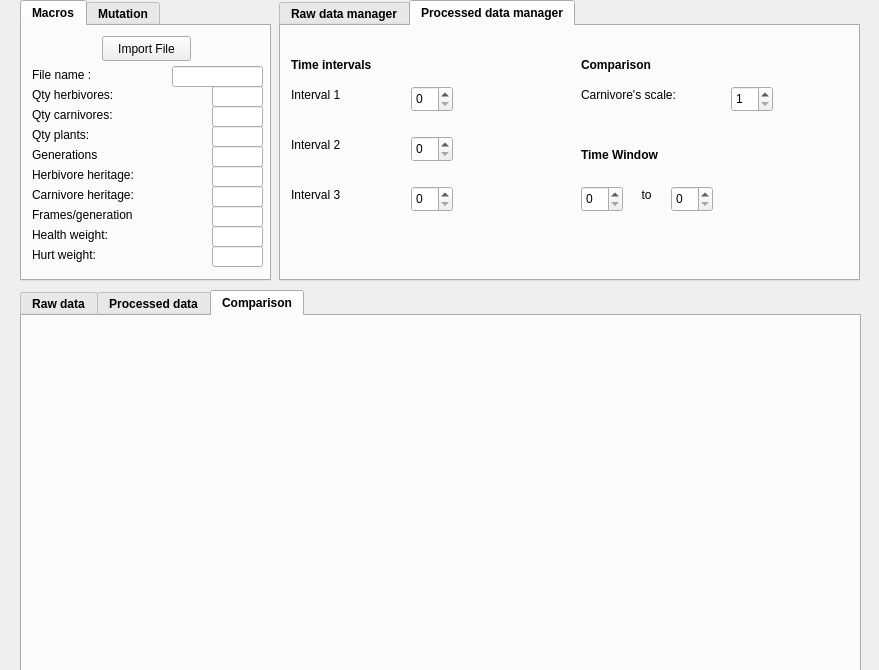
<?xml version="1.0" encoding="UTF-8"?>
<ui version="4.0">
 <class>Widget</class>
 <widget class="QWidget" name="Widget">
  <property name="geometry">
   <rect>
    <x>0</x>
    <y>0</y>
    <width>879</width>
    <height>670</height>
   </rect>
  </property>
  <property name="windowTitle">
   <string>Widget</string>
  </property>
  <widget class="QTabWidget" name="graphManagerTabs">
   <property name="geometry">
    <rect>
     <x>279</x>
     <y>0</y>
     <width>581</width>
     <height>281</height>
    </rect>
   </property>
   <property name="font">
    <font>
     <weight>75</weight>
     <bold>true</bold>
    </font>
   </property>
   <property name="currentIndex">
    <number>1</number>
   </property>
   <widget class="QWidget" name="graphManagerBoxPage1">
    <attribute name="title">
     <string>Raw data manager</string>
    </attribute>
    <widget class="QLabel" name="label10">
     <property name="geometry">
      <rect>
       <x>10</x>
       <y>30</y>
       <width>191</width>
       <height>17</height>
      </rect>
     </property>
     <property name="font">
      <font>
       <weight>75</weight>
       <italic>false</italic>
       <bold>true</bold>
       <underline>false</underline>
       <kerning>true</kerning>
      </font>
     </property>
     <property name="text">
      <string>Herbivores</string>
     </property>
    </widget>
    <widget class="QLabel" name="label12">
     <property name="geometry">
      <rect>
       <x>280</x>
       <y>30</y>
       <width>191</width>
       <height>17</height>
      </rect>
     </property>
     <property name="font">
      <font>
       <weight>75</weight>
       <italic>false</italic>
       <bold>true</bold>
       <underline>false</underline>
       <kerning>true</kerning>
      </font>
     </property>
     <property name="text">
      <string>Carnivores</string>
     </property>
    </widget>
    <widget class="QLabel" name="label10_1">
     <property name="geometry">
      <rect>
       <x>10</x>
       <y>70</y>
       <width>91</width>
       <height>17</height>
      </rect>
     </property>
     <property name="font">
      <font>
       <weight>50</weight>
       <bold>false</bold>
      </font>
     </property>
     <property name="text">
      <string>Dispersion</string>
     </property>
    </widget>
    <widget class="QLabel" name="label10_2">
     <property name="geometry">
      <rect>
       <x>10</x>
       <y>110</y>
       <width>91</width>
       <height>17</height>
      </rect>
     </property>
     <property name="font">
      <font>
       <weight>50</weight>
       <bold>false</bold>
      </font>
     </property>
     <property name="text">
      <string>Mean graph</string>
     </property>
    </widget>
    <widget class="QLabel" name="label10_3">
     <property name="geometry">
      <rect>
       <x>10</x>
       <y>150</y>
       <width>91</width>
       <height>17</height>
      </rect>
     </property>
     <property name="font">
      <font>
       <weight>50</weight>
       <bold>false</bold>
      </font>
     </property>
     <property name="text">
      <string>Fittest graph</string>
     </property>
    </widget>
    <widget class="QLabel" name="label12_1">
     <property name="geometry">
      <rect>
       <x>280</x>
       <y>70</y>
       <width>91</width>
       <height>17</height>
      </rect>
     </property>
     <property name="font">
      <font>
       <weight>50</weight>
       <bold>false</bold>
      </font>
     </property>
     <property name="text">
      <string>Dispersion</string>
     </property>
    </widget>
    <widget class="QLabel" name="label12_2">
     <property name="geometry">
      <rect>
       <x>280</x>
       <y>110</y>
       <width>91</width>
       <height>17</height>
      </rect>
     </property>
     <property name="font">
      <font>
       <weight>50</weight>
       <bold>false</bold>
      </font>
     </property>
     <property name="text">
      <string>Mean graph</string>
     </property>
    </widget>
    <widget class="QLabel" name="label12_3">
     <property name="geometry">
      <rect>
       <x>280</x>
       <y>150</y>
       <width>91</width>
       <height>17</height>
      </rect>
     </property>
     <property name="font">
      <font>
       <weight>50</weight>
       <bold>false</bold>
      </font>
     </property>
     <property name="text">
      <string>Fittest graph</string>
     </property>
    </widget>
    <widget class="QPushButton" name="herbDisp">
     <property name="geometry">
      <rect>
       <x>130</x>
       <y>70</y>
       <width>89</width>
       <height>25</height>
      </rect>
     </property>
     <property name="font">
      <font>
       <weight>50</weight>
       <bold>false</bold>
      </font>
     </property>
     <property name="text">
      <string>Visible</string>
     </property>
     <property name="checkable">
      <bool>true</bool>
     </property>
    </widget>
    <widget class="QPushButton" name="herbMean">
     <property name="geometry">
      <rect>
       <x>130</x>
       <y>110</y>
       <width>89</width>
       <height>25</height>
      </rect>
     </property>
     <property name="font">
      <font>
       <weight>50</weight>
       <bold>false</bold>
      </font>
     </property>
     <property name="text">
      <string>Visible</string>
     </property>
     <property name="checkable">
      <bool>true</bool>
     </property>
    </widget>
    <widget class="QPushButton" name="herbFit">
     <property name="geometry">
      <rect>
       <x>130</x>
       <y>150</y>
       <width>89</width>
       <height>25</height>
      </rect>
     </property>
     <property name="font">
      <font>
       <weight>50</weight>
       <bold>false</bold>
      </font>
     </property>
     <property name="text">
      <string>Visible</string>
     </property>
     <property name="checkable">
      <bool>true</bool>
     </property>
    </widget>
    <widget class="QPushButton" name="carnDisp">
     <property name="geometry">
      <rect>
       <x>410</x>
       <y>70</y>
       <width>89</width>
       <height>25</height>
      </rect>
     </property>
     <property name="font">
      <font>
       <weight>50</weight>
       <bold>false</bold>
      </font>
     </property>
     <property name="text">
      <string>Visible</string>
     </property>
     <property name="checkable">
      <bool>true</bool>
     </property>
    </widget>
    <widget class="QPushButton" name="carnMean">
     <property name="geometry">
      <rect>
       <x>410</x>
       <y>110</y>
       <width>89</width>
       <height>25</height>
      </rect>
     </property>
     <property name="font">
      <font>
       <weight>50</weight>
       <bold>false</bold>
      </font>
     </property>
     <property name="text">
      <string>Visible</string>
     </property>
     <property name="checkable">
      <bool>true</bool>
     </property>
    </widget>
    <widget class="QPushButton" name="carnFit">
     <property name="geometry">
      <rect>
       <x>410</x>
       <y>150</y>
       <width>89</width>
       <height>25</height>
      </rect>
     </property>
     <property name="font">
      <font>
       <weight>50</weight>
       <bold>false</bold>
      </font>
     </property>
     <property name="text">
      <string>Visible</string>
     </property>
     <property name="checkable">
      <bool>true</bool>
     </property>
    </widget>
    <widget class="QCheckBox" name="updateCheckBox">
     <property name="geometry">
      <rect>
       <x>10</x>
       <y>210</y>
       <width>131</width>
       <height>23</height>
      </rect>
     </property>
     <property name="font">
      <font>
       <weight>50</weight>
       <bold>false</bold>
      </font>
     </property>
     <property name="text">
      <string>Update plot</string>
     </property>
    </widget>
   </widget>
   <widget class="QWidget" name="tab">
    <attribute name="title">
     <string>Processed data manager</string>
    </attribute>
    <widget class="QLabel" name="label18">
     <property name="geometry">
      <rect>
       <x>10</x>
       <y>30</y>
       <width>141</width>
       <height>17</height>
      </rect>
     </property>
     <property name="text">
      <string>Time intervals</string>
     </property>
    </widget>
    <widget class="QLabel" name="label19">
     <property name="geometry">
      <rect>
       <x>10</x>
       <y>60</y>
       <width>67</width>
       <height>17</height>
      </rect>
     </property>
     <property name="font">
      <font>
       <weight>50</weight>
       <bold>false</bold>
      </font>
     </property>
     <property name="text">
      <string>Interval 1</string>
     </property>
    </widget>
    <widget class="QLabel" name="label20">
     <property name="geometry">
      <rect>
       <x>10</x>
       <y>110</y>
       <width>67</width>
       <height>17</height>
      </rect>
     </property>
     <property name="font">
      <font>
       <weight>50</weight>
       <bold>false</bold>
      </font>
     </property>
     <property name="text">
      <string>Interval 2</string>
     </property>
    </widget>
    <widget class="QLabel" name="label21">
     <property name="geometry">
      <rect>
       <x>10</x>
       <y>160</y>
       <width>67</width>
       <height>17</height>
      </rect>
     </property>
     <property name="font">
      <font>
       <weight>50</weight>
       <bold>false</bold>
      </font>
     </property>
     <property name="text">
      <string>Interval 3</string>
     </property>
    </widget>
    <widget class="QSpinBox" name="interval1SpinBox">
     <property name="geometry">
      <rect>
       <x>130</x>
       <y>60</y>
       <width>42</width>
       <height>26</height>
      </rect>
     </property>
     <property name="font">
      <font>
       <weight>50</weight>
       <bold>false</bold>
      </font>
     </property>
    </widget>
    <widget class="QSpinBox" name="interval2SpinBox">
     <property name="geometry">
      <rect>
       <x>130</x>
       <y>110</y>
       <width>42</width>
       <height>26</height>
      </rect>
     </property>
     <property name="font">
      <font>
       <weight>50</weight>
       <bold>false</bold>
      </font>
     </property>
    </widget>
    <widget class="QSpinBox" name="interval3SpinBox">
     <property name="geometry">
      <rect>
       <x>130</x>
       <y>160</y>
       <width>42</width>
       <height>26</height>
      </rect>
     </property>
     <property name="font">
      <font>
       <weight>50</weight>
       <bold>false</bold>
      </font>
     </property>
    </widget>
    <widget class="QSpinBox" name="carnScaleSpinBox">
     <property name="geometry">
      <rect>
       <x>450</x>
       <y>60</y>
       <width>42</width>
       <height>26</height>
      </rect>
     </property>
     <property name="font">
      <font>
       <weight>50</weight>
       <bold>false</bold>
      </font>
     </property>
     <property name="minimum">
      <number>1</number>
     </property>
     <property name="maximum">
      <number>1000</number>
     </property>
    </widget>
    <widget class="QLabel" name="label18_2">
     <property name="geometry">
      <rect>
       <x>300</x>
       <y>30</y>
       <width>141</width>
       <height>17</height>
      </rect>
     </property>
     <property name="text">
      <string>Comparison</string>
     </property>
    </widget>
    <widget class="QLabel" name="label19_2">
     <property name="geometry">
      <rect>
       <x>300</x>
       <y>60</y>
       <width>131</width>
       <height>17</height>
      </rect>
     </property>
     <property name="font">
      <font>
       <weight>50</weight>
       <bold>false</bold>
      </font>
     </property>
     <property name="text">
      <string>Carnivore's scale:</string>
     </property>
    </widget>
    <widget class="QLabel" name="label18_3">
     <property name="geometry">
      <rect>
       <x>300</x>
       <y>120</y>
       <width>141</width>
       <height>17</height>
      </rect>
     </property>
     <property name="text">
      <string>Time Window</string>
     </property>
    </widget>
    <widget class="QSpinBox" name="timeBegin">
     <property name="geometry">
      <rect>
       <x>300</x>
       <y>160</y>
       <width>42</width>
       <height>26</height>
      </rect>
     </property>
     <property name="font">
      <font>
       <weight>50</weight>
       <bold>false</bold>
      </font>
     </property>
     <property name="minimum">
      <number>0</number>
     </property>
     <property name="maximum">
      <number>1000</number>
     </property>
     <property name="value">
      <number>0</number>
     </property>
    </widget>
    <widget class="QSpinBox" name="timeEnd">
     <property name="geometry">
      <rect>
       <x>390</x>
       <y>160</y>
       <width>42</width>
       <height>26</height>
      </rect>
     </property>
     <property name="font">
      <font>
       <weight>50</weight>
       <bold>false</bold>
      </font>
     </property>
     <property name="minimum">
      <number>0</number>
     </property>
     <property name="maximum">
      <number>1000</number>
     </property>
     <property name="value">
      <number>0</number>
     </property>
    </widget>
    <widget class="QLabel" name="label19_3">
     <property name="geometry">
      <rect>
       <x>350</x>
       <y>160</y>
       <width>31</width>
       <height>17</height>
      </rect>
     </property>
     <property name="font">
      <font>
       <weight>50</weight>
       <bold>false</bold>
      </font>
     </property>
     <property name="text">
      <string>to</string>
     </property>
     <property name="alignment">
      <set>Qt::AlignCenter</set>
     </property>
    </widget>
   </widget>
  </widget>
  <widget class="QTabWidget" name="graphWidget">
   <property name="geometry">
    <rect>
     <x>20</x>
     <y>290</y>
     <width>841</width>
     <height>1141</height>
    </rect>
   </property>
   <property name="sizePolicy">
    <sizepolicy hsizetype="Preferred" vsizetype="Preferred">
     <horstretch>0</horstretch>
     <verstretch>0</verstretch>
    </sizepolicy>
   </property>
   <property name="font">
    <font>
     <weight>75</weight>
     <bold>true</bold>
    </font>
   </property>
   <property name="currentIndex">
    <number>2</number>
   </property>
   <widget class="QWidget" name="rawDataTab">
    <attribute name="title">
     <string>Raw data</string>
    </attribute>
    <layout class="QVBoxLayout" name="verticalLayout">
     <item>
      <widget class="QLabel" name="label14">
       <property name="font">
        <font>
         <weight>75</weight>
         <bold>true</bold>
        </font>
       </property>
       <property name="text">
        <string>Herbivores</string>
       </property>
      </widget>
     </item>
     <item>
      <widget class="QCustomPlot" name="graphHerb" native="true">
       <property name="sizePolicy">
        <sizepolicy hsizetype="Preferred" vsizetype="Preferred">
         <horstretch>0</horstretch>
         <verstretch>1</verstretch>
        </sizepolicy>
       </property>
      </widget>
     </item>
     <item>
      <widget class="QCustomPlot" name="graphHerbHealth" native="true">
       <property name="sizePolicy">
        <sizepolicy hsizetype="Preferred" vsizetype="Preferred">
         <horstretch>0</horstretch>
         <verstretch>1</verstretch>
        </sizepolicy>
       </property>
      </widget>
     </item>
     <item>
      <widget class="QCustomPlot" name="graphHerbHurt" native="true">
       <property name="sizePolicy">
        <sizepolicy hsizetype="Preferred" vsizetype="Preferred">
         <horstretch>0</horstretch>
         <verstretch>1</verstretch>
        </sizepolicy>
       </property>
      </widget>
     </item>
     <item>
      <widget class="QLabel" name="label15">
       <property name="font">
        <font>
         <weight>75</weight>
         <bold>true</bold>
        </font>
       </property>
       <property name="text">
        <string>Carnivores</string>
       </property>
      </widget>
     </item>
     <item>
      <widget class="QCustomPlot" name="graphCarn" native="true">
       <property name="sizePolicy">
        <sizepolicy hsizetype="Preferred" vsizetype="Preferred">
         <horstretch>0</horstretch>
         <verstretch>1</verstretch>
        </sizepolicy>
       </property>
      </widget>
     </item>
    </layout>
   </widget>
   <widget class="QWidget" name="processedDataTab">
    <attribute name="title">
     <string>Processed data</string>
    </attribute>
    <widget class="QCustomPlot" name="graphHerbPro" native="true">
     <property name="geometry">
      <rect>
       <x>10</x>
       <y>30</y>
       <width>819</width>
       <height>257</height>
      </rect>
     </property>
     <property name="sizePolicy">
      <sizepolicy hsizetype="Preferred" vsizetype="Preferred">
       <horstretch>0</horstretch>
       <verstretch>1</verstretch>
      </sizepolicy>
     </property>
    </widget>
    <widget class="QLabel" name="label16">
     <property name="geometry">
      <rect>
       <x>10</x>
       <y>10</y>
       <width>819</width>
       <height>17</height>
      </rect>
     </property>
     <property name="font">
      <font>
       <weight>75</weight>
       <bold>true</bold>
      </font>
     </property>
     <property name="text">
      <string>Herbivores</string>
     </property>
    </widget>
    <widget class="QLabel" name="label17">
     <property name="geometry">
      <rect>
       <x>10</x>
       <y>560</y>
       <width>819</width>
       <height>17</height>
      </rect>
     </property>
     <property name="font">
      <font>
       <weight>75</weight>
       <bold>true</bold>
      </font>
     </property>
     <property name="text">
      <string>Carnivores</string>
     </property>
    </widget>
    <widget class="QCustomPlot" name="graphCarnPro" native="true">
     <property name="geometry">
      <rect>
       <x>10</x>
       <y>580</y>
       <width>819</width>
       <height>257</height>
      </rect>
     </property>
     <property name="sizePolicy">
      <sizepolicy hsizetype="Preferred" vsizetype="Preferred">
       <horstretch>0</horstretch>
       <verstretch>1</verstretch>
      </sizepolicy>
     </property>
    </widget>
    <widget class="QCustomPlot" name="graphHerbProFit" native="true">
     <property name="geometry">
      <rect>
       <x>10</x>
       <y>290</y>
       <width>819</width>
       <height>257</height>
      </rect>
     </property>
     <property name="sizePolicy">
      <sizepolicy hsizetype="Preferred" vsizetype="Preferred">
       <horstretch>0</horstretch>
       <verstretch>1</verstretch>
      </sizepolicy>
     </property>
    </widget>
    <widget class="QCustomPlot" name="graphCarnProFit" native="true">
     <property name="geometry">
      <rect>
       <x>10</x>
       <y>840</y>
       <width>819</width>
       <height>257</height>
      </rect>
     </property>
     <property name="sizePolicy">
      <sizepolicy hsizetype="Preferred" vsizetype="Preferred">
       <horstretch>0</horstretch>
       <verstretch>1</verstretch>
      </sizepolicy>
     </property>
    </widget>
   </widget>
   <widget class="QWidget" name="tab_2">
    <attribute name="title">
     <string>Comparison</string>
    </attribute>
    <widget class="QCustomPlot" name="graphBoth" native="true">
     <property name="geometry">
      <rect>
       <x>10</x>
       <y>20</y>
       <width>819</width>
       <height>257</height>
      </rect>
     </property>
     <property name="sizePolicy">
      <sizepolicy hsizetype="Preferred" vsizetype="Preferred">
       <horstretch>0</horstretch>
       <verstretch>1</verstretch>
      </sizepolicy>
     </property>
    </widget>
   </widget>
  </widget>
  <widget class="QTabWidget" name="tabWidget">
   <property name="geometry">
    <rect>
     <x>20</x>
     <y>0</y>
     <width>251</width>
     <height>281</height>
    </rect>
   </property>
   <property name="font">
    <font>
     <weight>75</weight>
     <bold>true</bold>
    </font>
   </property>
   <property name="currentIndex">
    <number>0</number>
   </property>
   <widget class="QWidget" name="tab1">
    <property name="font">
     <font>
      <weight>50</weight>
      <bold>false</bold>
     </font>
    </property>
    <attribute name="title">
     <string>Macros</string>
    </attribute>
    <widget class="QLabel" name="label1">
     <property name="geometry">
      <rect>
       <x>10</x>
       <y>40</y>
       <width>131</width>
       <height>17</height>
      </rect>
     </property>
     <property name="font">
      <font>
       <weight>50</weight>
       <bold>false</bold>
      </font>
     </property>
     <property name="text">
      <string>File name :</string>
     </property>
    </widget>
    <widget class="QPushButton" name="importButton">
     <property name="geometry">
      <rect>
       <x>80</x>
       <y>10</y>
       <width>89</width>
       <height>25</height>
      </rect>
     </property>
     <property name="font">
      <font>
       <weight>50</weight>
       <bold>false</bold>
      </font>
     </property>
     <property name="text">
      <string>Import File</string>
     </property>
    </widget>
    <widget class="QLabel" name="label2">
     <property name="geometry">
      <rect>
       <x>10</x>
       <y>60</y>
       <width>131</width>
       <height>17</height>
      </rect>
     </property>
     <property name="font">
      <font>
       <weight>50</weight>
       <bold>false</bold>
      </font>
     </property>
     <property name="text">
      <string>Qty herbivores:</string>
     </property>
    </widget>
    <widget class="QLabel" name="label3">
     <property name="geometry">
      <rect>
       <x>10</x>
       <y>80</y>
       <width>131</width>
       <height>17</height>
      </rect>
     </property>
     <property name="font">
      <font>
       <weight>50</weight>
       <bold>false</bold>
      </font>
     </property>
     <property name="text">
      <string>Qty carnivores:</string>
     </property>
    </widget>
    <widget class="QLabel" name="label4">
     <property name="geometry">
      <rect>
       <x>10</x>
       <y>100</y>
       <width>131</width>
       <height>17</height>
      </rect>
     </property>
     <property name="font">
      <font>
       <weight>50</weight>
       <bold>false</bold>
      </font>
     </property>
     <property name="text">
      <string>Qty plants:</string>
     </property>
    </widget>
    <widget class="QLabel" name="label5">
     <property name="geometry">
      <rect>
       <x>10</x>
       <y>120</y>
       <width>131</width>
       <height>17</height>
      </rect>
     </property>
     <property name="font">
      <font>
       <weight>50</weight>
       <bold>false</bold>
      </font>
     </property>
     <property name="text">
      <string>Generations</string>
     </property>
    </widget>
    <widget class="QLabel" name="label6">
     <property name="geometry">
      <rect>
       <x>10</x>
       <y>140</y>
       <width>131</width>
       <height>17</height>
      </rect>
     </property>
     <property name="font">
      <font>
       <weight>50</weight>
       <bold>false</bold>
      </font>
     </property>
     <property name="text">
      <string>Herbivore heritage:</string>
     </property>
    </widget>
    <widget class="QLabel" name="label6_2">
     <property name="geometry">
      <rect>
       <x>10</x>
       <y>160</y>
       <width>131</width>
       <height>17</height>
      </rect>
     </property>
     <property name="font">
      <font>
       <weight>50</weight>
       <bold>false</bold>
      </font>
     </property>
     <property name="text">
      <string>Carnivore heritage:</string>
     </property>
    </widget>
    <widget class="QLabel" name="label7">
     <property name="geometry">
      <rect>
       <x>10</x>
       <y>180</y>
       <width>141</width>
       <height>17</height>
      </rect>
     </property>
     <property name="font">
      <font>
       <weight>50</weight>
       <bold>false</bold>
      </font>
     </property>
     <property name="text">
      <string>Frames/generation</string>
     </property>
    </widget>
    <widget class="QLabel" name="label8">
     <property name="geometry">
      <rect>
       <x>10</x>
       <y>200</y>
       <width>131</width>
       <height>17</height>
      </rect>
     </property>
     <property name="font">
      <font>
       <weight>50</weight>
       <bold>false</bold>
      </font>
     </property>
     <property name="text">
      <string>Health weight:</string>
     </property>
    </widget>
    <widget class="QLabel" name="label9">
     <property name="geometry">
      <rect>
       <x>10</x>
       <y>220</y>
       <width>131</width>
       <height>17</height>
      </rect>
     </property>
     <property name="font">
      <font>
       <weight>50</weight>
       <bold>false</bold>
      </font>
     </property>
     <property name="text">
      <string>Hurt weight:</string>
     </property>
    </widget>
    <widget class="QLineEdit" name="editFileName">
     <property name="geometry">
      <rect>
       <x>150</x>
       <y>40</y>
       <width>91</width>
       <height>21</height>
      </rect>
     </property>
     <property name="font">
      <font>
       <weight>50</weight>
       <bold>false</bold>
      </font>
     </property>
     <property name="readOnly">
      <bool>true</bool>
     </property>
    </widget>
    <widget class="QLineEdit" name="editHerb">
     <property name="geometry">
      <rect>
       <x>190</x>
       <y>60</y>
       <width>51</width>
       <height>21</height>
      </rect>
     </property>
     <property name="font">
      <font>
       <weight>50</weight>
       <bold>false</bold>
      </font>
     </property>
     <property name="readOnly">
      <bool>true</bool>
     </property>
    </widget>
    <widget class="QLineEdit" name="editCarn">
     <property name="geometry">
      <rect>
       <x>190</x>
       <y>80</y>
       <width>51</width>
       <height>21</height>
      </rect>
     </property>
     <property name="font">
      <font>
       <weight>50</weight>
       <bold>false</bold>
      </font>
     </property>
     <property name="readOnly">
      <bool>true</bool>
     </property>
    </widget>
    <widget class="QLineEdit" name="editPlants">
     <property name="geometry">
      <rect>
       <x>190</x>
       <y>100</y>
       <width>51</width>
       <height>21</height>
      </rect>
     </property>
     <property name="font">
      <font>
       <weight>50</weight>
       <bold>false</bold>
      </font>
     </property>
     <property name="readOnly">
      <bool>true</bool>
     </property>
    </widget>
    <widget class="QLineEdit" name="editGen">
     <property name="geometry">
      <rect>
       <x>190</x>
       <y>120</y>
       <width>51</width>
       <height>21</height>
      </rect>
     </property>
     <property name="font">
      <font>
       <weight>50</weight>
       <bold>false</bold>
      </font>
     </property>
     <property name="readOnly">
      <bool>true</bool>
     </property>
    </widget>
    <widget class="QLineEdit" name="editHerHerb">
     <property name="geometry">
      <rect>
       <x>190</x>
       <y>140</y>
       <width>51</width>
       <height>21</height>
      </rect>
     </property>
     <property name="font">
      <font>
       <weight>50</weight>
       <bold>false</bold>
      </font>
     </property>
     <property name="readOnly">
      <bool>true</bool>
     </property>
    </widget>
    <widget class="QLineEdit" name="editHerCarn">
     <property name="geometry">
      <rect>
       <x>190</x>
       <y>160</y>
       <width>51</width>
       <height>21</height>
      </rect>
     </property>
     <property name="font">
      <font>
       <weight>50</weight>
       <bold>false</bold>
      </font>
     </property>
     <property name="readOnly">
      <bool>true</bool>
     </property>
    </widget>
    <widget class="QLineEdit" name="editFrames">
     <property name="geometry">
      <rect>
       <x>190</x>
       <y>180</y>
       <width>51</width>
       <height>21</height>
      </rect>
     </property>
     <property name="font">
      <font>
       <weight>50</weight>
       <bold>false</bold>
      </font>
     </property>
     <property name="readOnly">
      <bool>true</bool>
     </property>
    </widget>
    <widget class="QLineEdit" name="editHealth">
     <property name="geometry">
      <rect>
       <x>190</x>
       <y>200</y>
       <width>51</width>
       <height>21</height>
      </rect>
     </property>
     <property name="font">
      <font>
       <weight>50</weight>
       <bold>false</bold>
      </font>
     </property>
     <property name="readOnly">
      <bool>true</bool>
     </property>
    </widget>
    <widget class="QLineEdit" name="editHurt">
     <property name="geometry">
      <rect>
       <x>190</x>
       <y>220</y>
       <width>51</width>
       <height>21</height>
      </rect>
     </property>
     <property name="font">
      <font>
       <weight>50</weight>
       <bold>false</bold>
      </font>
     </property>
     <property name="readOnly">
      <bool>true</bool>
     </property>
    </widget>
   </widget>
   <widget class="QWidget" name="tab2">
    <property name="font">
     <font>
      <weight>75</weight>
      <bold>true</bold>
     </font>
    </property>
    <attribute name="title">
     <string>Mutation</string>
    </attribute>
    <widget class="QLineEdit" name="editEvaluate">
     <property name="geometry">
      <rect>
       <x>190</x>
       <y>20</y>
       <width>51</width>
       <height>21</height>
      </rect>
     </property>
     <property name="font">
      <font>
       <weight>50</weight>
       <bold>false</bold>
      </font>
     </property>
     <property name="text">
      <string/>
     </property>
     <property name="readOnly">
      <bool>true</bool>
     </property>
    </widget>
    <widget class="QLabel" name="label4_2">
     <property name="geometry">
      <rect>
       <x>10</x>
       <y>20</y>
       <width>131</width>
       <height>17</height>
      </rect>
     </property>
     <property name="font">
      <font>
       <weight>50</weight>
       <bold>false</bold>
      </font>
     </property>
     <property name="text">
      <string>Evaluation interval:</string>
     </property>
    </widget>
   </widget>
  </widget>
 </widget>
 <layoutdefault spacing="6" margin="11"/>
 <customwidgets>
  <customwidget>
   <class>QCustomPlot</class>
   <extends>QWidget</extends>
   <header>qcustomplot.h</header>
   <container>1</container>
  </customwidget>
 </customwidgets>
 <resources/>
 <connections/>
</ui>
